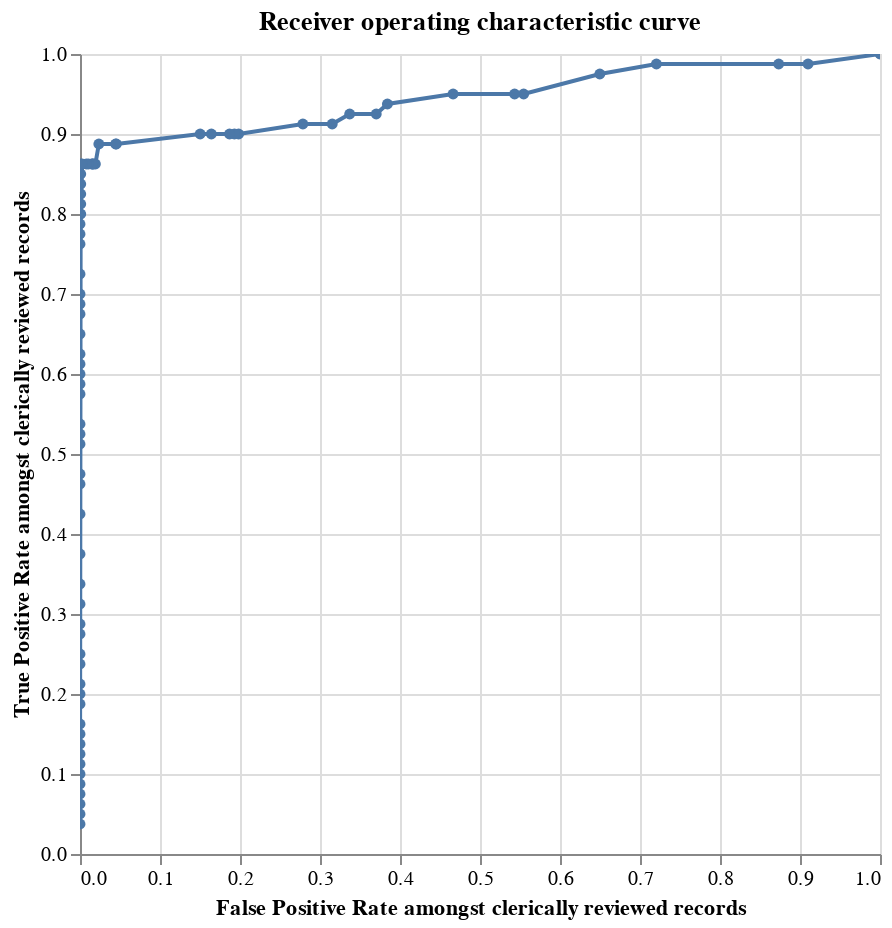

The notebook cell saved with this chart:
### Markdown cell above
Then to produce the chart:

### Code cell
linker.con.register("labels", df_labels)

c = linker.roc_from_labels("labels")

### Figure 1 — Vega-Lite specification as saved in the notebook (floating-point values rounded to 4 significant figures)
{"$schema": "https://vega.github.io/schema/vega-lite/v4.8.1.json", "title": "Receiver operating characteristic curve", "height": 400, "width": 400, "data": {"values": [{"truth_threshold": -11.82, "row_count": 1225.0, "P": 80.0, "N": 1145.0, "TP": 80.0, "TN": 0.0, "FP": 1145.0, "FN": 0.0, "P_rate": 0.0, "N_rate": 0.9347, "TP_rate": 1.0, "TN_rate": 0.0, "FP_rate": 1.0, "FN_rate": 0.0, "precision": 0.06531, "recall": 1.0}, {"truth_threshold": -10.95, "row_count": 1225.0, "P": 80.0, "N": 1145.0, "TP": 79.0, "TN": 103.0, "FP": 1042.0, "FN": 1.0, "P_rate": 0.0, "N_rate": 0.9347, "TP_rate": 0.9875, "TN_rate": 0.08996, "FP_rate": 0.91, "FN_rate": 0.0125, "precision": 0.07047, "recall": 0.9875}, {"truth_threshold": -10.62, "row_count": 1225.0, "P": 80.0, "N": 1145.0, "TP": 79.0, "TN": 145.0, "FP": 1000.0, "FN": 1.0, "P_rate": 0.0, "N_rate": 0.9347, "TP_rate": 0.9875, "TN_rate": 0.1266, "FP_rate": 0.8734, "FN_rate": 0.0125, "precision": 0.07322, "recall": 0.9875}, {"truth_threshold": -10.55, "row_count": 1225.0, "P": 80.0, "N": 1145.0, "TP": 79.0, "TN": 320.0, "FP": 825.0, "FN": 1.0, "P_rate": 0.0, "N_rate": 0.9347, "TP_rate": 0.9875, "TN_rate": 0.2795, "FP_rate": 0.7205, "FN_rate": 0.0125, "precision": 0.08739, "recall": 0.9875}, {"truth_threshold": -9.759, "row_count": 1225.0, "P": 80.0, "N": 1145.0, "TP": 78.0, "TN": 401.0, "FP": 744.0, "FN": 2.0, "P_rate": 0.0, "N_rate": 0.9347, "TP_rate": 0.975, "TN_rate": 0.3502, "FP_rate": 0.6498, "FN_rate": 0.025, "precision": 0.09489, "recall": 0.975}, {"truth_threshold": -9.684, "row_count": 1225.0, "P": 80.0, "N": 1145.0, "TP": 76.0, "TN": 510.0, "FP": 635.0, "FN": 4.0, "P_rate": 0.0, "N_rate": 0.9347, "TP_rate": 0.95, "TN_rate": 0.4454, "FP_rate": 0.5546, "FN_rate": 0.05, "precision": 0.1069, "recall": 0.95}, {"truth_threshold": -9.666, "row_count": 1225.0, "P": 80.0, "N": 1145.0, "TP": 76.0, "TN": 523.0, "FP": 622.0, "FN": 4.0, "P_rate": 0.0, "N_rate": 0.9347, "TP_rate": 0.95, "TN_rate": 0.4568, "FP_rate": 0.5432, "FN_rate": 0.05, "precision": 0.1089, "recall": 0.95}, {"truth_threshold": -9.351, "row_count": 1225.0, "P": 80.0, "N": 1145.0, "TP": 76.0, "TN": 611.0, "FP": 534.0, "FN": 4.0, "P_rate": 0.0, "N_rate": 0.9347, "TP_rate": 0.95, "TN_rate": 0.5336, "FP_rate": 0.4664, "FN_rate": 0.05, "precision": 0.1246, "recall": 0.95}, {"truth_threshold": -9.155, "row_count": 1225.0, "P": 80.0, "N": 1145.0, "TP": 75.0, "TN": 705.0, "FP": 440.0, "FN": 5.0, "P_rate": 0.0, "N_rate": 0.9347, "TP_rate": 0.9375, "TN_rate": 0.6157, "FP_rate": 0.3843, "FN_rate": 0.0625, "precision": 0.1456, "recall": 0.9375}, {"truth_threshold": -8.804, "row_count": 1225.0, "P": 80.0, "N": 1145.0, "TP": 74.0, "TN": 721.0, "FP": 424.0, "FN": 6.0, "P_rate": 0.0, "N_rate": 0.9347, "TP_rate": 0.925, "TN_rate": 0.6297, "FP_rate": 0.3703, "FN_rate": 0.075, "precision": 0.1486, "recall": 0.925}, {"truth_threshold": -8.489, "row_count": 1225.0, "P": 80.0, "N": 1145.0, "TP": 74.0, "TN": 759.0, "FP": 386.0, "FN": 6.0, "P_rate": 0.0, "N_rate": 0.9347, "TP_rate": 0.925, "TN_rate": 0.6629, "FP_rate": 0.3371, "FN_rate": 0.075, "precision": 0.1609, "recall": 0.925}, {"truth_threshold": -8.47, "row_count": 1225.0, "P": 80.0, "N": 1145.0, "TP": 73.0, "TN": 784.0, "FP": 361.0, "FN": 7.0, "P_rate": 0.0, "N_rate": 0.9347, "TP_rate": 0.9125, "TN_rate": 0.6847, "FP_rate": 0.3153, "FN_rate": 0.0875, "precision": 0.1682, "recall": 0.9125}, {"truth_threshold": -8.396, "row_count": 1225.0, "P": 80.0, "N": 1145.0, "TP": 73.0, "TN": 826.0, "FP": 319.0, "FN": 7.0, "P_rate": 0.0, "N_rate": 0.9347, "TP_rate": 0.9125, "TN_rate": 0.7214, "FP_rate": 0.2786, "FN_rate": 0.0875, "precision": 0.1862, "recall": 0.9125}, {"truth_threshold": -8.294, "row_count": 1225.0, "P": 80.0, "N": 1145.0, "TP": 72.0, "TN": 918.0, "FP": 227.0, "FN": 8.0, "P_rate": 0.0, "N_rate": 0.9347, "TP_rate": 0.9, "TN_rate": 0.8017, "FP_rate": 0.1983, "FN_rate": 0.1, "precision": 0.2408, "recall": 0.9}, {"truth_threshold": -7.886, "row_count": 1225.0, "P": 80.0, "N": 1145.0, "TP": 72.0, "TN": 924.0, "FP": 221.0, "FN": 8.0, "P_rate": 0.0, "N_rate": 0.9347, "TP_rate": 0.9, "TN_rate": 0.807, "FP_rate": 0.193, "FN_rate": 0.1, "precision": 0.2457, "recall": 0.9}, {"truth_threshold": -7.609, "row_count": 1225.0, "P": 80.0, "N": 1145.0, "TP": 72.0, "TN": 931.0, "FP": 214.0, "FN": 8.0, "P_rate": 0.0, "N_rate": 0.9347, "TP_rate": 0.9, "TN_rate": 0.8131, "FP_rate": 0.1869, "FN_rate": 0.1, "precision": 0.2517, "recall": 0.9}, {"truth_threshold": -7.534, "row_count": 1225.0, "P": 80.0, "N": 1145.0, "TP": 72.0, "TN": 957.0, "FP": 188.0, "FN": 8.0, "P_rate": 0.0, "N_rate": 0.9347, "TP_rate": 0.9, "TN_rate": 0.8358, "FP_rate": 0.1642, "FN_rate": 0.1, "precision": 0.2769, "recall": 0.9}, {"truth_threshold": -7.2, "row_count": 1225.0, "P": 80.0, "N": 1145.0, "TP": 72.0, "TN": 973.0, "FP": 172.0, "FN": 8.0, "P_rate": 0.0, "N_rate": 0.9347, "TP_rate": 0.9, "TN_rate": 0.8498, "FP_rate": 0.1502, "FN_rate": 0.1, "precision": 0.2951, "recall": 0.9}, {"truth_threshold": -7.024, "row_count": 1225.0, "P": 80.0, "N": 1145.0, "TP": 71.0, "TN": 1093.0, "FP": 52.0, "FN": 9.0, "P_rate": 0.0, "N_rate": 0.9347, "TP_rate": 0.8875, "TN_rate": 0.9546, "FP_rate": 0.04541, "FN_rate": 0.1125, "precision": 0.5772, "recall": 0.8875}, {"truth_threshold": -6.339, "row_count": 1225.0, "P": 80.0, "N": 1145.0, "TP": 71.0, "TN": 1094.0, "FP": 51.0, "FN": 9.0, "P_rate": 0.0, "N_rate": 0.9347, "TP_rate": 0.8875, "TN_rate": 0.9555, "FP_rate": 0.04454, "FN_rate": 0.1125, "precision": 0.582, "recall": 0.8875}, {"truth_threshold": -5.735, "row_count": 1225.0, "P": 80.0, "N": 1145.0, "TP": 71.0, "TN": 1118.0, "FP": 27.0, "FN": 9.0, "P_rate": 0.0, "N_rate": 0.9347, "TP_rate": 0.8875, "TN_rate": 0.9764, "FP_rate": 0.02358, "FN_rate": 0.1125, "precision": 0.7245, "recall": 0.8875}, {"truth_threshold": -4.903, "row_count": 1225.0, "P": 80.0, "N": 1145.0, "TP": 69.0, "TN": 1123.0, "FP": 22.0, "FN": 11.0, "P_rate": 0.0, "N_rate": 0.9347, "TP_rate": 0.8625, "TN_rate": 0.9808, "FP_rate": 0.01921, "FN_rate": 0.1375, "precision": 0.7582, "recall": 0.8625}, {"truth_threshold": -4.874, "row_count": 1225.0, "P": 80.0, "N": 1145.0, "TP": 69.0, "TN": 1126.0, "FP": 19.0, "FN": 11.0, "P_rate": 0.0, "N_rate": 0.9347, "TP_rate": 0.8625, "TN_rate": 0.9834, "FP_rate": 0.01659, "FN_rate": 0.1375, "precision": 0.7841, "recall": 0.8625}, {"truth_threshold": -4.041, "row_count": 1225.0, "P": 80.0, "N": 1145.0, "TP": 69.0, "TN": 1127.0, "FP": 18.0, "FN": 11.0, "P_rate": 0.0, "N_rate": 0.9347, "TP_rate": 0.8625, "TN_rate": 0.9843, "FP_rate": 0.01572, "FN_rate": 0.1375, "precision": 0.7931, "recall": 0.8625}, {"truth_threshold": -3.707, "row_count": 1225.0, "P": 80.0, "N": 1145.0, "TP": 69.0, "TN": 1128.0, "FP": 17.0, "FN": 11.0, "P_rate": 0.0, "N_rate": 0.9347, "TP_rate": 0.8625, "TN_rate": 0.9852, "FP_rate": 0.01485, "FN_rate": 0.1375, "precision": 0.8023, "recall": 0.8625}, {"truth_threshold": -2.74, "row_count": 1225.0, "P": 80.0, "N": 1145.0, "TP": 69.0, "TN": 1133.0, "FP": 12.0, "FN": 11.0, "P_rate": 0.0, "N_rate": 0.9347, "TP_rate": 0.8625, "TN_rate": 0.9895, "FP_rate": 0.01048, "FN_rate": 0.1375, "precision": 0.8519, "recall": 0.8625}, {"truth_threshold": -2.437, "row_count": 1225.0, "P": 80.0, "N": 1145.0, "TP": 69.0, "TN": 1136.0, "FP": 9.0, "FN": 11.0, "P_rate": 0.0, "N_rate": 0.9347, "TP_rate": 0.8625, "TN_rate": 0.9921, "FP_rate": 0.00786, "FN_rate": 0.1375, "precision": 0.8846, "recall": 0.8625}, {"truth_threshold": -2.242, "row_count": 1225.0, "P": 80.0, "N": 1145.0, "TP": 69.0, "TN": 1142.0, "FP": 3.0, "FN": 11.0, "P_rate": 0.0, "N_rate": 0.9347, "TP_rate": 0.8625, "TN_rate": 0.9974, "FP_rate": 0.00262, "FN_rate": 0.1375, "precision": 0.9583, "recall": 0.8625}, {"truth_threshold": -2.029, "row_count": 1225.0, "P": 80.0, "N": 1145.0, "TP": 69.0, "TN": 1144.0, "FP": 1.0, "FN": 11.0, "P_rate": 0.0, "N_rate": 0.9347, "TP_rate": 0.8625, "TN_rate": 0.9991, "FP_rate": 0.0008734, "FN_rate": 0.1375, "precision": 0.9857, "recall": 0.8625}, {"truth_threshold": -1.954, "row_count": 1225.0, "P": 80.0, "N": 1145.0, "TP": 68.0, "TN": 1144.0, "FP": 1.0, "FN": 12.0, "P_rate": 0.0, "N_rate": 0.9347, "TP_rate": 0.85, "TN_rate": 0.9991, "FP_rate": 0.0008734, "FN_rate": 0.15, "precision": 0.9855, "recall": 0.85}, {"truth_threshold": -1.945, "row_count": 1225.0, "P": 80.0, "N": 1145.0, "TP": 67.0, "TN": 1144.0, "FP": 1.0, "FN": 13.0, "P_rate": 0.0, "N_rate": 0.9347, "TP_rate": 0.8375, "TN_rate": 0.9991, "FP_rate": 0.0008734, "FN_rate": 0.1625, "precision": 0.9853, "recall": 0.8375}, {"truth_threshold": -1.871, "row_count": 1225.0, "P": 80.0, "N": 1145.0, "TP": 66.0, "TN": 1144.0, "FP": 1.0, "FN": 14.0, "P_rate": 0.0, "N_rate": 0.9347, "TP_rate": 0.825, "TN_rate": 0.9991, "FP_rate": 0.0008734, "FN_rate": 0.175, "precision": 0.9851, "recall": 0.825}, {"truth_threshold": -1.576, "row_count": 1225.0, "P": 80.0, "N": 1145.0, "TP": 65.0, "TN": 1144.0, "FP": 1.0, "FN": 15.0, "P_rate": 0.0, "N_rate": 0.9347, "TP_rate": 0.8125, "TN_rate": 0.9991, "FP_rate": 0.0008734, "FN_rate": 0.1875, "precision": 0.9848, "recall": 0.8125}, {"truth_threshold": -1.471, "row_count": 1225.0, "P": 80.0, "N": 1145.0, "TP": 64.0, "TN": 1144.0, "FP": 1.0, "FN": 16.0, "P_rate": 0.0, "N_rate": 0.9347, "TP_rate": 0.8, "TN_rate": 0.9991, "FP_rate": 0.0008734, "FN_rate": 0.2, "precision": 0.9846, "recall": 0.8}, {"truth_threshold": -1.289, "row_count": 1225.0, "P": 80.0, "N": 1145.0, "TP": 64.0, "TN": 1145.0, "FP": 0.0, "FN": 16.0, "P_rate": 0.0, "N_rate": 0.9347, "TP_rate": 0.8, "TN_rate": 1.0, "FP_rate": 0.0, "FN_rate": 0.2, "precision": 1.0, "recall": 0.8}, {"truth_threshold": -1.167, "row_count": 1225.0, "P": 80.0, "N": 1145.0, "TP": 63.0, "TN": 1145.0, "FP": 0.0, "FN": 17.0, "P_rate": 0.0, "N_rate": 0.9347, "TP_rate": 0.7875, "TN_rate": 1.0, "FP_rate": 0.0, "FN_rate": 0.2125, "precision": 1.0, "recall": 0.7875}, {"truth_threshold": -1.093, "row_count": 1225.0, "P": 80.0, "N": 1145.0, "TP": 62.0, "TN": 1145.0, "FP": 0.0, "FN": 18.0, "P_rate": 0.0, "N_rate": 0.9347, "TP_rate": 0.775, "TN_rate": 1.0, "FP_rate": 0.0, "FN_rate": 0.225, "precision": 1.0, "recall": 0.775}, {"truth_threshold": -1.084, "row_count": 1225.0, "P": 80.0, "N": 1145.0, "TP": 61.0, "TN": 1145.0, "FP": 0.0, "FN": 19.0, "P_rate": 0.0, "N_rate": 0.9347, "TP_rate": 0.7625, "TN_rate": 1.0, "FP_rate": 0.0, "FN_rate": 0.2375, "precision": 1.0, "recall": 0.7625}, {"truth_threshold": -0.7589, "row_count": 1225.0, "P": 80.0, "N": 1145.0, "TP": 58.0, "TN": 1145.0, "FP": 0.0, "FN": 22.0, "P_rate": 0.0, "N_rate": 0.9347, "TP_rate": 0.725, "TN_rate": 1.0, "FP_rate": 0.0, "FN_rate": 0.275, "precision": 1.0, "recall": 0.725}, {"truth_threshold": -0.1288, "row_count": 1225.0, "P": 80.0, "N": 1145.0, "TP": 56.0, "TN": 1145.0, "FP": 0.0, "FN": 24.0, "P_rate": 0.0, "N_rate": 0.9347, "TP_rate": 0.7, "TN_rate": 1.0, "FP_rate": 0.0, "FN_rate": 0.3, "precision": 1.0, "recall": 0.7}, {"truth_threshold": 0.1762, "row_count": 1225.0, "P": 80.0, "N": 1145.0, "TP": 55.0, "TN": 1145.0, "FP": 0.0, "FN": 25.0, "P_rate": 0.0, "N_rate": 0.9347, "TP_rate": 0.6875, "TN_rate": 1.0, "FP_rate": 0.0, "FN_rate": 0.3125, "precision": 1.0, "recall": 0.6875}, {"truth_threshold": 0.1926, "row_count": 1225.0, "P": 80.0, "N": 1145.0, "TP": 54.0, "TN": 1145.0, "FP": 0.0, "FN": 26.0, "P_rate": 0.0, "N_rate": 0.9347, "TP_rate": 0.675, "TN_rate": 1.0, "FP_rate": 0.0, "FN_rate": 0.325, "precision": 1.0, "recall": 0.675}, {"truth_threshold": 0.2794, "row_count": 1225.0, "P": 80.0, "N": 1145.0, "TP": 52.0, "TN": 1145.0, "FP": 0.0, "FN": 28.0, "P_rate": 0.0, "N_rate": 0.9347, "TP_rate": 0.65, "TN_rate": 1.0, "FP_rate": 0.0, "FN_rate": 0.35, "precision": 1.0, "recall": 0.65}, {"truth_threshold": 0.2978, "row_count": 1225.0, "P": 80.0, "N": 1145.0, "TP": 50.0, "TN": 1145.0, "FP": 0.0, "FN": 30.0, "P_rate": 0.0, "N_rate": 0.9347, "TP_rate": 0.625, "TN_rate": 1.0, "FP_rate": 0.0, "FN_rate": 0.375, "precision": 1.0, "recall": 0.625}, {"truth_threshold": 1.475, "row_count": 1225.0, "P": 80.0, "N": 1145.0, "TP": 49.0, "TN": 1145.0, "FP": 0.0, "FN": 31.0, "P_rate": 0.0, "N_rate": 0.9347, "TP_rate": 0.6125, "TN_rate": 1.0, "FP_rate": 0.0, "FN_rate": 0.3875, "precision": 1.0, "recall": 0.6125}, {"truth_threshold": 1.658, "row_count": 1225.0, "P": 80.0, "N": 1145.0, "TP": 48.0, "TN": 1145.0, "FP": 0.0, "FN": 32.0, "P_rate": 0.0, "N_rate": 0.9347, "TP_rate": 0.6, "TN_rate": 1.0, "FP_rate": 0.0, "FN_rate": 0.4, "precision": 1.0, "recall": 0.6}, {"truth_threshold": 2.336, "row_count": 1225.0, "P": 80.0, "N": 1145.0, "TP": 47.0, "TN": 1145.0, "FP": 0.0, "FN": 33.0, "P_rate": 0.0, "N_rate": 0.9347, "TP_rate": 0.5875, "TN_rate": 1.0, "FP_rate": 0.0, "FN_rate": 0.4125, "precision": 1.0, "recall": 0.5875}, {"truth_threshold": 5.439, "row_count": 1225.0, "P": 80.0, "N": 1145.0, "TP": 46.0, "TN": 1145.0, "FP": 0.0, "FN": 34.0, "P_rate": 0.0, "N_rate": 0.9347, "TP_rate": 0.575, "TN_rate": 1.0, "FP_rate": 0.0, "FN_rate": 0.425, "precision": 1.0, "recall": 0.575}, {"truth_threshold": 5.935, "row_count": 1225.0, "P": 80.0, "N": 1145.0, "TP": 43.0, "TN": 1145.0, "FP": 0.0, "FN": 37.0, "P_rate": 0.0, "N_rate": 0.9347, "TP_rate": 0.5375, "TN_rate": 1.0, "FP_rate": 0.0, "FN_rate": 0.4625, "precision": 1.0, "recall": 0.5375}, {"truth_threshold": 6.104, "row_count": 1225.0, "P": 80.0, "N": 1145.0, "TP": 42.0, "TN": 1145.0, "FP": 0.0, "FN": 38.0, "P_rate": 0.0, "N_rate": 0.9347, "TP_rate": 0.525, "TN_rate": 1.0, "FP_rate": 0.0, "FN_rate": 0.475, "precision": 1.0, "recall": 0.525}, {"truth_threshold": 6.107, "row_count": 1225.0, "P": 80.0, "N": 1145.0, "TP": 41.0, "TN": 1145.0, "FP": 0.0, "FN": 39.0, "P_rate": 0.0, "N_rate": 0.9347, "TP_rate": 0.5125, "TN_rate": 1.0, "FP_rate": 0.0, "FN_rate": 0.4875, "precision": 1.0, "recall": 0.5125}, {"truth_threshold": 6.403, "row_count": 1225.0, "P": 80.0, "N": 1145.0, "TP": 38.0, "TN": 1145.0, "FP": 0.0, "FN": 42.0, "P_rate": 0.0, "N_rate": 0.9347, "TP_rate": 0.475, "TN_rate": 1.0, "FP_rate": 0.0, "FN_rate": 0.525, "precision": 1.0, "recall": 0.475}, {"truth_threshold": 6.634, "row_count": 1225.0, "P": 80.0, "N": 1145.0, "TP": 37.0, "TN": 1145.0, "FP": 0.0, "FN": 43.0, "P_rate": 0.0, "N_rate": 0.9347, "TP_rate": 0.4625, "TN_rate": 1.0, "FP_rate": 0.0, "FN_rate": 0.5375, "precision": 1.0, "recall": 0.4625}, {"truth_threshold": 6.969, "row_count": 1225.0, "P": 80.0, "N": 1145.0, "TP": 34.0, "TN": 1145.0, "FP": 0.0, "FN": 46.0, "P_rate": 0.0, "N_rate": 0.9347, "TP_rate": 0.425, "TN_rate": 1.0, "FP_rate": 0.0, "FN_rate": 0.575, "precision": 1.0, "recall": 0.425}, {"truth_threshold": 7.205, "row_count": 1225.0, "P": 80.0, "N": 1145.0, "TP": 30.0, "TN": 1145.0, "FP": 0.0, "FN": 50.0, "P_rate": 0.0, "N_rate": 0.9347, "TP_rate": 0.375, "TN_rate": 1.0, "FP_rate": 0.0, "FN_rate": 0.625, "precision": 1.0, "recall": 0.375}, {"truth_threshold": 7.386, "row_count": 1225.0, "P": 80.0, "N": 1145.0, "TP": 27.0, "TN": 1145.0, "FP": 0.0, "FN": 53.0, "P_rate": 0.0, "N_rate": 0.9347, "TP_rate": 0.3375, "TN_rate": 1.0, "FP_rate": 0.0, "FN_rate": 0.6625, "precision": 1.0, "recall": 0.3375}, {"truth_threshold": 7.672, "row_count": 1225.0, "P": 80.0, "N": 1145.0, "TP": 25.0, "TN": 1145.0, "FP": 0.0, "FN": 55.0, "P_rate": 0.0, "N_rate": 0.9347, "TP_rate": 0.3125, "TN_rate": 1.0, "FP_rate": 0.0, "FN_rate": 0.6875, "precision": 1.0, "recall": 0.3125}, {"truth_threshold": 7.916, "row_count": 1225.0, "P": 80.0, "N": 1145.0, "TP": 23.0, "TN": 1145.0, "FP": 0.0, "FN": 57.0, "P_rate": 0.0, "N_rate": 0.9347, "TP_rate": 0.2875, "TN_rate": 1.0, "FP_rate": 0.0, "FN_rate": 0.7125, "precision": 1.0, "recall": 0.2875}, {"truth_threshold": 8.164, "row_count": 1225.0, "P": 80.0, "N": 1145.0, "TP": 22.0, "TN": 1145.0, "FP": 0.0, "FN": 58.0, "P_rate": 0.0, "N_rate": 0.9347, "TP_rate": 0.275, "TN_rate": 1.0, "FP_rate": 0.0, "FN_rate": 0.725, "precision": 1.0, "recall": 0.275}, {"truth_threshold": 8.254, "row_count": 1225.0, "P": 80.0, "N": 1145.0, "TP": 20.0, "TN": 1145.0, "FP": 0.0, "FN": 60.0, "P_rate": 0.0, "N_rate": 0.9347, "TP_rate": 0.25, "TN_rate": 1.0, "FP_rate": 0.0, "FN_rate": 0.75, "precision": 1.0, "recall": 0.25}, {"truth_threshold": 8.868, "row_count": 1225.0, "P": 80.0, "N": 1145.0, "TP": 19.0, "TN": 1145.0, "FP": 0.0, "FN": 61.0, "P_rate": 0.0, "N_rate": 0.9347, "TP_rate": 0.2375, "TN_rate": 1.0, "FP_rate": 0.0, "FN_rate": 0.7625, "precision": 1.0, "recall": 0.2375}, {"truth_threshold": 9.537, "row_count": 1225.0, "P": 80.0, "N": 1145.0, "TP": 17.0, "TN": 1145.0, "FP": 0.0, "FN": 63.0, "P_rate": 0.0, "N_rate": 0.9347, "TP_rate": 0.2125, "TN_rate": 1.0, "FP_rate": 0.0, "FN_rate": 0.7875, "precision": 1.0, "recall": 0.2125}, {"truth_threshold": 10.4, "row_count": 1225.0, "P": 80.0, "N": 1145.0, "TP": 16.0, "TN": 1145.0, "FP": 0.0, "FN": 64.0, "P_rate": 0.0, "N_rate": 0.9347, "TP_rate": 0.2, "TN_rate": 1.0, "FP_rate": 0.0, "FN_rate": 0.8, "precision": 1.0, "recall": 0.2}, {"truth_threshold": 12.84, "row_count": 1225.0, "P": 80.0, "N": 1145.0, "TP": 15.0, "TN": 1145.0, "FP": 0.0, "FN": 65.0, "P_rate": 0.0, "N_rate": 0.9347, "TP_rate": 0.1875, "TN_rate": 1.0, "FP_rate": 0.0, "FN_rate": 0.8125, "precision": 1.0, "recall": 0.1875}, {"truth_threshold": 13.33, "row_count": 1225.0, "P": 80.0, "N": 1145.0, "TP": 13.0, "TN": 1145.0, "FP": 0.0, "FN": 67.0, "P_rate": 0.0, "N_rate": 0.9347, "TP_rate": 0.1625, "TN_rate": 1.0, "FP_rate": 0.0, "FN_rate": 0.8375, "precision": 1.0, "recall": 0.1625}, {"truth_threshold": 14.04, "row_count": 1225.0, "P": 80.0, "N": 1145.0, "TP": 12.0, "TN": 1145.0, "FP": 0.0, "FN": 68.0, "P_rate": 0.0, "N_rate": 0.9347, "TP_rate": 0.15, "TN_rate": 1.0, "FP_rate": 0.0, "FN_rate": 0.85, "precision": 1.0, "recall": 0.15}, {"truth_threshold": 14.11, "row_count": 1225.0, "P": 80.0, "N": 1145.0, "TP": 11.0, "TN": 1145.0, "FP": 0.0, "FN": 69.0, "P_rate": 0.0, "N_rate": 0.9347, "TP_rate": 0.1375, "TN_rate": 1.0, "FP_rate": 0.0, "FN_rate": 0.8625, "precision": 1.0, "recall": 0.1375}, {"truth_threshold": 14.7, "row_count": 1225.0, "P": 80.0, "N": 1145.0, "TP": 10.0, "TN": 1145.0, "FP": 0.0, "FN": 70.0, "P_rate": 0.0, "N_rate": 0.9347, "TP_rate": 0.125, "TN_rate": 1.0, "FP_rate": 0.0, "FN_rate": 0.875, "precision": 1.0, "recall": 0.125}, {"truth_threshold": 15.27, "row_count": 1225.0, "P": 80.0, "N": 1145.0, "TP": 9.0, "TN": 1145.0, "FP": 0.0, "FN": 71.0, "P_rate": 0.0, "N_rate": 0.9347, "TP_rate": 0.1125, "TN_rate": 1.0, "FP_rate": 0.0, "FN_rate": 0.8875, "precision": 1.0, "recall": 0.1125}, {"truth_threshold": 15.31, "row_count": 1225.0, "P": 80.0, "N": 1145.0, "TP": 8.0, "TN": 1145.0, "FP": 0.0, "FN": 72.0, "P_rate": 0.0, "N_rate": 0.9347, "TP_rate": 0.1, "TN_rate": 1.0, "FP_rate": 0.0, "FN_rate": 0.9, "precision": 1.0, "recall": 0.1}, {"truth_threshold": 15.49, "row_count": 1225.0, "P": 80.0, "N": 1145.0, "TP": 7.0, "TN": 1145.0, "FP": 0.0, "FN": 73.0, "P_rate": 0.0, "N_rate": 0.9347, "TP_rate": 0.0875, "TN_rate": 1.0, "FP_rate": 0.0, "FN_rate": 0.9125, "precision": 1.0, "recall": 0.0875}, {"truth_threshold": 15.5, "row_count": 1225.0, "P": 80.0, "N": 1145.0, "TP": 6.0, "TN": 1145.0, "FP": 0.0, "FN": 74.0, "P_rate": 0.0, "N_rate": 0.9347, "TP_rate": 0.075, "TN_rate": 1.0, "FP_rate": 0.0, "FN_rate": 0.925, "precision": 1.0, "recall": 0.075}, {"truth_threshold": 16.93, "row_count": 1225.0, "P": 80.0, "N": 1145.0, "TP": 5.0, "TN": 1145.0, "FP": 0.0, "FN": 75.0, "P_rate": 0.0, "N_rate": 0.9347, "TP_rate": 0.0625, "TN_rate": 1.0, "FP_rate": 0.0, "FN_rate": 0.9375, "precision": 1.0, "recall": 0.0625}, {"truth_threshold": 23.37, "row_count": 1225.0, "P": 80.0, "N": 1145.0, "TP": 4.0, "TN": 1145.0, "FP": 0.0, "FN": 76.0, "P_rate": 0.0, "N_rate": 0.9347, "TP_rate": 0.05, "TN_rate": 1.0, "FP_rate": 0.0, "FN_rate": 0.95, "precision": 1.0, "recall": 0.05}, {"truth_threshold": 26.95, "row_count": 1225.0, "P": 80.0, "N": 1145.0, "TP": 3.0, "TN": 1145.0, "FP": 0.0, "FN": 77.0, "P_rate": 0.0, "N_rate": 0.9347, "TP_rate": 0.0375, "TN_rate": 1.0, "FP_rate": 0.0, "FN_rate": 0.9625, "precision": 1.0, "recall": 0.0375}]}, "mark": {"type": "line", "clip": true, "point": true}, "encoding": {"tooltip": [{"type": "quantitative", "field": "truth_threshold", "format": ".4f"}, {"type": "quantitative", "field": "FP_rate", "format": ".4f"}, {"type": "quantitative", "field": "TP_rate", "format": ".4f"}, {"type": "quantitative", "field": "TP", "format": ",.0f"}, {"type": "quantitative", "field": "TN", "format": ",.0f"}, {"type": "quantitative", "field": "FP", "format": ",.0f"}, {"type": "quantitative", "field": "FN", "format": ",.0f"}, {"type": "quantitative", "field": "precision", "format": ".4f"}, {"type": "quantitative", "field": "recall", "format": ".4f"}], "x": {"type": "quantitative", "field": "FP_rate", "sort": ["truth_threshold"], "title": "False Positive Rate amongst clerically reviewed records"}, "y": {"type": "quantitative", "field": "TP_rate", "sort": ["truth_threshold"], "title": "True Positive Rate amongst clerically reviewed records"}}, "selection": {"selector076": {"type": "interval", "bind": "scales", "encodings": ["x"]}}}
